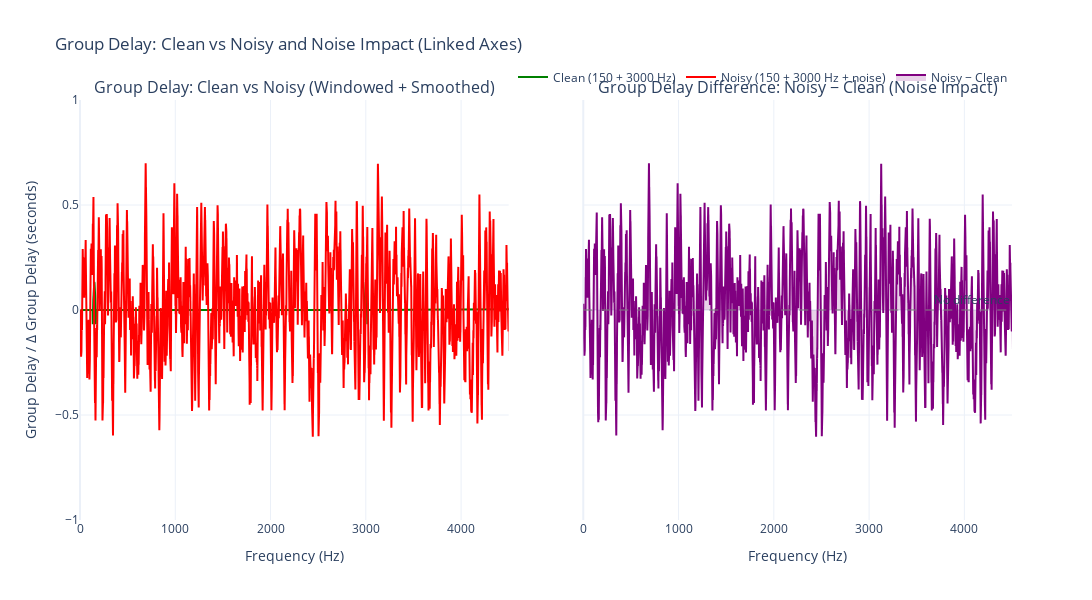

The code cell stored with this chart in its notebook:
### Markdown cell above
============================================================================
SECTION 2: GROUP DELAY – CLEAN vs NOISY + DIFFERENCE (LINKED SUBPLOTS)
============================================================================
Goal: Combine the ideas from the previous group-delay sections into a single
      compact view with two linked subplots:
        - Left:  Group delay of clean vs noisy (windowed + smoothed)
        - Right: Group delay difference (noisy - clean) to quantify noise impact

Why group delay?
  - Group delay measures frequency-dependent timing distortion.
  - It answers: "Does my processing introduce frequency-dependent timing shifts?"
  - For signals, jagged/unstable group delay indicates unreliable timing estimates (often due to noise).

Clean vs Noisy (left subplot):
  - Clean signal: tone_low + tone_high (150 Hz + 3000 Hz) with stable timing.
  - Noisy signal: clean + Gaussian noise → perturbed timing, reduced phase
    coherence.
  - Windowing (Hanning) smooths the start/end to remove artificial boundary
    effects before FFT.
  - Phase smoothing (Savitzky–Golay) reduces noise in the group delay curve.

Difference plot (right subplot):
  - Δτ_g(ω) = τ_g_noisy(ω) - τ_g_clean(ω)
  - Δτ_g ≈ 0  → noise has little timing impact at that frequency.
  - Large |Δτ_g| → noise strongly perturbs timing / phase coherence.
  - Positive Δτ_g: noisy signal appears delayed vs clean.
  - Negative Δτ_g: noisy signal appears advanced vs clean.
  
============================================================================

### Code cell
# ---------------------------------------------------------------------------
# 1. Prepare clean & noisy signals for group delay computation
# ---------------------------------------------------------------------------

# Windowing: smooth fade-in/out to avoid artificial edges before FFT
window = np.hanning(len(clean_audio))

# Compute group delay with phase smoothing for both signals
freqs, gd_clean = compute_group_delay(
    clean_audio * window,
    sample_rate, 
    smooth_phase=True,   # Smooth phase to reduce noise artifacts
    window_length=101,
    polyorder=3,
)

_, gd_noisy = compute_group_delay(
    noisy_audio * window,
    sample_rate,
    smooth_phase=True,
    window_length=101,
    polyorder=3,
)

# Group delay difference: quantify noise impact
gd_diff = gd_noisy - gd_clean

# ---------------------------------------------------------------------------
# 2. Build linked side-by-side subplots (clean vs noisy, and difference)
# ---------------------------------------------------------------------------

fig = make_subplots(
    rows=1,
    cols=2,
    shared_xaxes=True,   # Share frequency axis between left & right
    shared_yaxes=True,   # Share group-delay axis between left & right
    horizontal_spacing=0.08,
    subplot_titles=[
        "Group Delay: Clean vs Noisy (Windowed + Smoothed)",
        "Group Delay Difference: Noisy − Clean (Noise Impact)",
    ],
)

# Left subplot: clean vs noisy group delay
fig.add_trace(
    go.Scatter(
        x=freqs,
        y=gd_clean,
        name="Clean (150 + 3000 Hz)",
        line=dict(color="green", width=2),
    ),
    row=1,
    col=1,
)

fig.add_trace(
    go.Scatter(
        x=freqs,
        y=gd_noisy,
        name="Noisy (150 + 3000 Hz + noise)",
        line=dict(color="red", width=2),
    ),
    row=1,
    col=1,
)

# Right subplot: group delay difference (noisy - clean)
fig.add_trace(
    go.Scatter(
        x=freqs,
        y=gd_diff,
        name="Noisy − Clean",
        line=dict(color="purple", width=2),
        fill="tozeroy",
        fillcolor="rgba(128, 0, 128, 0.18)",
    ),
    row=1,
    col=2,
)

# Horizontal reference line at zero in the right subplot
fig.add_hline(
    y=0, line_dash="dash", line_color="gray",
    opacity=0.5,
    annotation_text="No difference",
    row=1,
    col=2,
)

# ---------------------------------------------------------------------------
# 3. Axis labelling, linking, and default view
# ---------------------------------------------------------------------------

# Shared axis labels
fig.update_xaxes(title_text="Frequency (Hz)", row=1, col=1)
fig.update_xaxes(title_text="Frequency (Hz)", row=1, col=2)
fig.update_yaxes(title_text="Group Delay / Δ Group Delay (seconds)", row=1, col=1)

fig.update_layout(
    title="Group Delay: Clean vs Noisy and Noise Impact (Linked Axes)",
    height=600,
    width=1400,
    template="plotly_white",
    hovermode="x unified",
    legend=dict(orientation="h", yanchor="bottom", y=1.02, xanchor="right", x=1.0),
)

# Ensure interactive linking of x & y ranges between the two subplots
# (zoom/pan in one subplot updates the other as well)
fig.update_xaxes(matches="x")
fig.update_yaxes(matches="y")

# Focus by default on the low-frequency band where structure is most interpretable
fig.update_xaxes(range=[0, 4500])
fig.update_yaxes(range=[-1, 1])

fig.show()

print("Group delay analysis:")
print("  → Left:  Clean vs noisy group delay (windowed + phase-smoothed)")
print("  → Right: Noise-induced group delay difference (noisy − clean)")
print(f"Group Delay computed:")
print(
    f"  → Group delay range Noisy: [{np.min(gd_noisy):.4f}, {np.max(gd_noisy):.4f}] seconds")
print(f"  → Group delay range Clean: [{np.min(gd_clean):.4f}, {np.max(gd_clean):.4f}] seconds")
print(f"  → Jagged appearance indicates timing estimate unreliability")
print(f"  → Noise makes interpretation difficult at each frequency")
print(f"Noise Impact Analysis:")
print(f"  → Mean absolute difference: {np.mean(np.abs(gd_diff)):.6f} seconds")
print(
    f"  → Max difference: {np.max(np.abs(gd_diff)):.6f} seconds at {freqs[np.argmax(np.abs(gd_diff))]:.1f} Hz"
)
print(
    f"  → Large differences indicate frequencies where noise degrades timing estimates"
)

### Figure 1 — Plotly figure (JSON) as saved in the notebook; plotly's stock layout.template omitted (floating-point values rounded to 4 significant figures; data arrays with more than 128 entries replaced by an {"elided": "..."} marker saying what was removed)
{"data": [{"line": {"color": "green", "width": 2}, "name": "Clean (150 + 3000 Hz)", "type": "scatter", "x": {"elided": "24001 float values"}, "xaxis": "x", "y": {"elided": "24001 float values"}, "yaxis": "y"}, {"line": {"color": "red", "width": 2}, "name": "Noisy (150 + 3000 Hz + noise)", "type": "scatter", "x": {"elided": "24001 float values"}, "xaxis": "x", "y": {"elided": "24001 float values"}, "yaxis": "y"}, {"fill": "tozeroy", "fillcolor": "rgba(128, 0, 128, 0.18)", "line": {"color": "purple", "width": 2}, "name": "Noisy − Clean", "type": "scatter", "x": {"elided": "24001 float values"}, "xaxis": "x2", "y": {"elided": "24001 float values"}, "yaxis": "y2"}], "layout": {"annotations": [{"font": {"size": 16}, "showarrow": false, "text": "Group Delay: Clean vs Noisy (Windowed + Smoothed)", "x": 0.23, "xanchor": "center", "xref": "paper", "y": 1, "yanchor": "bottom", "yref": "paper"}, {"font": {"size": 16}, "showarrow": false, "text": "Group Delay Difference: Noisy − Clean (Noise Impact)", "x": 0.77, "xanchor": "center", "xref": "paper", "y": 1, "yanchor": "bottom", "yref": "paper"}, {"showarrow": false, "text": "No difference", "x": 1, "xanchor": "right", "xref": "x2 domain", "y": 0, "yanchor": "bottom", "yref": "y2"}], "height": 600, "hovermode": "x unified", "legend": {"orientation": "h", "x": 1, "xanchor": "right", "y": 1.02, "yanchor": "bottom"}, "shapes": [{"line": {"color": "gray", "dash": "dash"}, "opacity": 0.5, "type": "line", "x0": 0, "x1": 1, "xref": "x2 domain", "y0": 0, "y1": 0, "yref": "y2"}], "title": {"text": "Group Delay: Clean vs Noisy and Noise Impact (Linked Axes)"}, "width": 1400, "xaxis": {"anchor": "y", "domain": [0, 0.46], "matches": "x", "range": [0, 4500], "title": {"text": "Frequency (Hz)"}}, "xaxis2": {"anchor": "y2", "domain": [0.54, 1], "matches": "x", "range": [0, 4500], "title": {"text": "Frequency (Hz)"}}, "yaxis": {"anchor": "x", "domain": [0, 1], "matches": "y", "range": [-1, 1], "title": {"text": "Group Delay / Δ Group Delay (seconds)"}}, "yaxis2": {"anchor": "x2", "domain": [0, 1], "matches": "y", "range": [-1, 1], "showticklabels": false}}}
